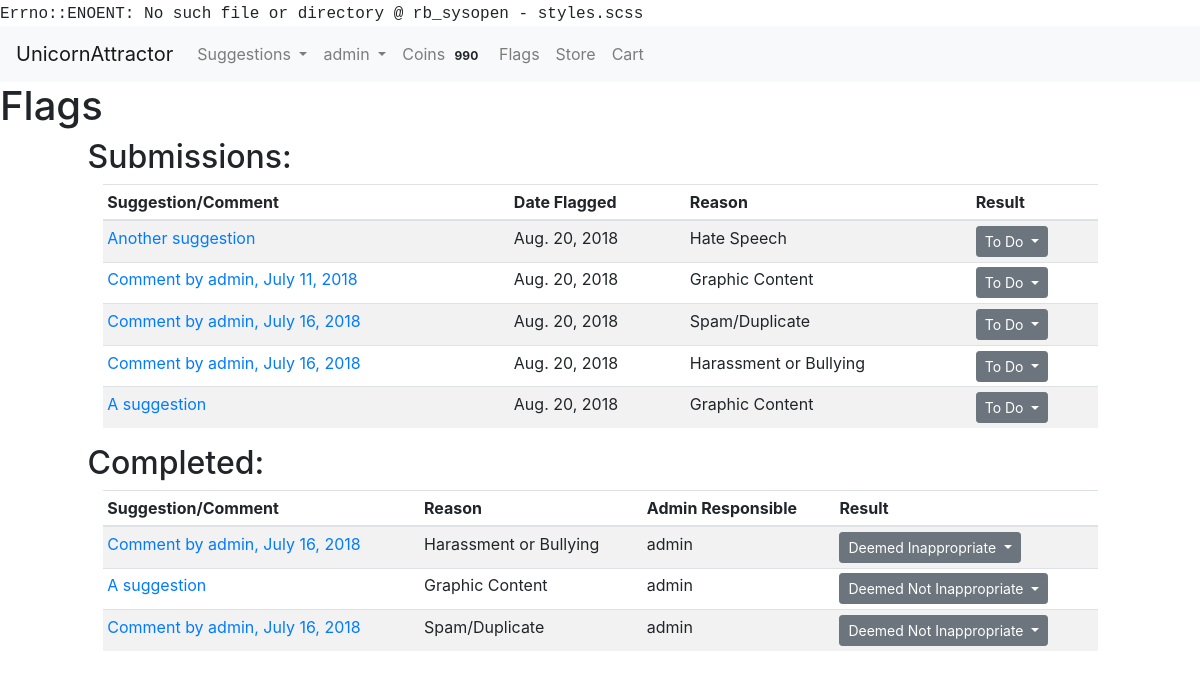
Page /suggestions/flags (signed in) on the committed database.
### accounts/models.py (models this page shows)
class User(AbstractUser):
    USERNAME_FIELD = "email"
    email = models.EmailField('email address', blank=False, unique=True)
    REQUIRED_FIELDS = []
    def __str__(self):
        return self.username

### usersuggestions/models.py (models this page shows, shortened)
class Flag(models.Model):
    flagged_item_choices = ((1, "comment"), (2, 'suggestion'))
    reason_choices = ((0, "Spam/Duplicate"), (1, "Hate Speech"), (2, "Graphic Content"), (3, "Harassment or Bullying"))
    result_choices = ((True, 'Deemed Inappropriate'), (False, 'Deemed Not Inappropriate'), (None, "To Do"))
    flagged_item_type = models.PositiveSmallIntegerField(choices=flagged_item_choices, null=False)
    flagged_by = models.ForeignKey(User, null=False, on_delete=models.PROTECT)
    suggestion = models.ForeignKey(Suggestion, null=True, blank=True, on_delete=models.CASCADE)
    comment = models.ForeignKey(Comment, null=True, blank=True, on_delete=models.SET_NULL)
    reason = models.PositiveSmallIntegerField(choices=reason_choices)
    date_time_marked = models.DateTimeField(auto_now_add=True)
    responsible_admin = models.ForeignKey(User, related_name="admin_assigned", null=True, blank=True,
                                          on_delete=models.PROTECT)
    result = models.NullBooleanField(blank=True, null=True, choices=result_choices)

class Suggestion(models.Model):
    suggestion_choices = ((True, 'Feature'), (False, 'Bug Fix'))
    is_feature = models.BooleanField(blank=False, default=False, choices=suggestion_choices)
    user = models.ForeignKey(User, null=False, on_delete=models.PROTECT)
    title = models.CharField(max_length=200, blank=False)
    details = RichTextUploadingField()
    date_time = models.DateTimeField(auto_now_add=True)
    delay_submission = models.BooleanField(null=False, blank=True, default=False)

class Comment(models.Model):
    user = models.ForeignKey(User, null=False, on_delete=models.PROTECT)
    suggestion = models.ForeignKey(Suggestion, null=False, on_delete=models.CASCADE)
    admin_page_comment = models.BooleanField(blank=False, default=False)
    comment = RichTextUploadingField()
    date_time = models.DateTimeField(auto_now_add=True)

### usersuggestions/views.py (the view)
@login_required()
def render_flags_page(request):
    if not request.user.is_staff:
        return redirect("issue_tracker")
    flags = Flag.objects.all()
    return render(request, "view_flags.html", {"flags": flags})

### market/cart.py (called while the page is built)
    def __len__(self):
        return sum(item['quantity'] for item in self.cart.values())

### market/coins.py (called while the page is built)
def return_user_coins(user):
    UserCoins.objects.get_or_create(user=user)
    user_row = UserCoins.objects.get(user=user)
    return user_row.coins

### market/contexts.py (called while the page is built)
def cart(request):
    return {'cart': Cart(request)}

def usercoins(request):
    if request.user.is_authenticated:
        user = request.user
        coins_amount = return_user_coins(user)
        return {"usercoins": coins_amount}
    else:
        return {"usercoins": None}

def coins_are_enabled(request):
    return {"coins_are_enabled": settings.COINS_ENABLED}

### usersuggestions/templates/view_flags.html (shortened to what this page needs)
{% extends 'base.html' %} {% block title %}Flags{% endblock %} {% block content %}
<main id="flags">
    <h1 id="page-header">Flags</h1>
    <div class="row">
        <div class="offset-md-1">
            <h2 class="section-header">Submissions:</h2>
        </div>
    </div>
    <div class="row">
        <div class="col-xs-12 table-col col-md-10 offset-md-1">
            <table class="table table-sm table-striped">
                <thead>
                    <tr>
                        <th scope="col">Suggestion/Comment</th>
                        <th scope="col">Date Flagged</th>
                        <th scope="col">Reason</th>
                        <th scope="col">Result</th>
                    </tr>
                </thead>
                <tbody>
                    {% for flag in flags %} {% if flag.result == None %}
                    <tr>
                        <td>
                            {% if flag.flagged_item_type == 1 %}
                            <a href="{% url 'view_suggestion' flag.comment.suggestion.id %}#{{ flag.comment.id }}" target="_blank">Comment by {{ flag.comment.user }}, {{ flag.comment.date_time.date }}</a> {% else %}
                            <a href="{% url 'view_suggestion' flag.suggestion.id %}" target="_blank">{{ flag.suggestion.title }}</a> {% endif %}
                        </td>
                        <td>{{ flag.date_time_marked.date }}</td>
                        <td>{{ flag.get_reason_display }}</td>
                        <td>
                            <button id="flagResultButtonGroup" type="button" class="btn btn-sm btn-secondary dropdown-toggle" data-toggle="dropdown" aria-haspopup="true" aria-expanded="false">
     To Do
    </button>
                        </td>
                    </tr>
                    {% endif %} {% endfor %}
                </tbody>
            </table>
        </div>
    </div>
    <div class="row">
        <div class="offset-md-1">
            <h2 class="section-header">Completed:</h2>
        </div>
    </div>
    <div class="row">
        <div class="col-xs-12 table-col col-md-10 offset-md-1">
            <table class="table table-sm table-striped">
                <thead>
                    <tr>
                        <th scope="col">Suggestion/Comment</th>
                        <th scope="col">Reason</th>
                        <th scope="col">Admin Responsible</th>
                        <th scope="col">Result</th>
                    </tr>
                </thead>
                <tbody>
                    {% for flag in flags %} {% if flag.result is not None %}
                    <tr>
                        <td>
                            {% if flag.flagged_item_type == 1 %}
                            <a href="{% url 'view_suggestion' flag.comment.suggestion.id %}#{{ flag.comment.id }}" target="_blank">Comment by {{ flag.comment.user }}, {{ flag.comment.date_time.date }}</a> {% else %}
                            <a href="{% url 'view_suggestion' flag.suggestion.id %}" target="_blank">{{ flag.suggestion.title }}</a> {% endif %}
                        </td>
                        <td>{{ flag.get_reason_display }}</td>
                        <td>{{ flag.responsible_admin }}</td>
                        <td>
                            <button id="flagResultButtonGroup" type="button" class="btn btn-sm btn-secondary dropdown-toggle" data-toggle="dropdown" aria-haspopup="true" aria-expanded="false">
     {{ flag.get_result_display }}
    </button>
                        </td>
                    </tr>
                    {% endif %} {% endfor %}
                </tbody>
            </table>
        </div>
    </div>
</main>
{% endblock %}

### templates/base.html (shortened to what this page needs)
<!DOCTYPE html> {% load staticfiles %}
<html lang="en">
<head>
    <link rel="stylesheet" href="https://maxcdn.bootstrapcdn.com/bootstrap/4.0.0/css/bootstrap.min.css">
    <link rel="stylesheet" href="{% static 'css/styles.css' %}">
</head>
<body>
    <nav class="navbar navbar-expand-lg navbar-light bg-light justify-content-between">
        <a class="navbar-brand website-title" href="{% url 'home' %}">UnicornAttractor</a>
        <div class="collapse navbar-collapse" id="navbarSupportedContent">
            <ul class="navbar-nav mr-auto">
                <li class="nav-item dropdown">
                    <a class="nav-link dropdown-toggle" href="{% url 'issue_tracker' %}" id="navbarDropdown" role="button" data-toggle="dropdown" aria-haspopup="true" aria-expanded="false">
                        Suggestions
                    </a>
                </li>
                {% if user.is_authenticated %}
                <li class="nav-item dropdown">
                    <a class="nav-link dropdown-toggle" href="#" id="navbarDropdownUser" role="button" data-toggle="dropdown" aria-haspopup="true" aria-expanded="false">
                        {{ user.username }}
                    </a>
                </li>
                {% if coins_are_enabled %}
                <li class="nav-item">
                    <a class="nav-link" href="{% url 'earn_coins' %}"> Coins <span class="badge badge-light">{{ usercoins }}</span></a>
                </li>
                {% endif %} {% endif %} {% if request.user.is_staff %}
                <li class="nav-item">
                    <a class="nav-link" href="{% url 'flags' %}">Flags</a>
                </li>
                {% endif %}
                <li class="nav-item">
                    <a class="nav-link" href="{% url 'store' %}">Store</a>
                </li>
                <li class="nav-item">
                    <a class="nav-link" href="{% url 'view_cart' %}">Cart </a>
                </li>
            </ul>
        </div>
    </nav>
    {% block content %}{% endblock %}
</body>
</html>

### styles.css (style rules this page uses)
body:before { white-space: pre; font-family: monospace; content: "Errno::ENOENT: No such file or directory @ rb_sysopen - styles.scss"; }

### rows in the picture
User: username "admin"
Flag: suggestion "Another suggestion", date_time_marked "Aug. 20, 2018", reason "Hate Speech"
Flag: comment.user "admin", comment.date_time "July 11, 2018", date_time_marked "Aug. 20, 2018", reason "Graphic Content"
Flag: comment.user "admin", comment.date_time "July 16, 2018", date_time_marked "Aug. 20, 2018", reason "Spam/Duplicate"
Flag: comment.user "admin", comment.date_time "July 16, 2018", date_time_marked "Aug. 20, 2018", reason "Harassment or Bullying"
Flag: suggestion "A suggestion", date_time_marked "Aug. 20, 2018", reason "Graphic Content"
Flag: comment.user "admin", comment.date_time "July 16, 2018", reason "Harassment or Bullying", responsible_admin "admin", result "Deemed Inappropriate"
Flag: suggestion "A suggestion", reason "Graphic Content", responsible_admin "admin", result "Deemed Not Inappropriate"
Flag: comment.user "admin", comment.date_time "July 16, 2018", reason "Spam/Duplicate", responsible_admin "admin", result "Deemed Not Inappropriate"

### other values in the picture
{{ usercoins }} "990"
